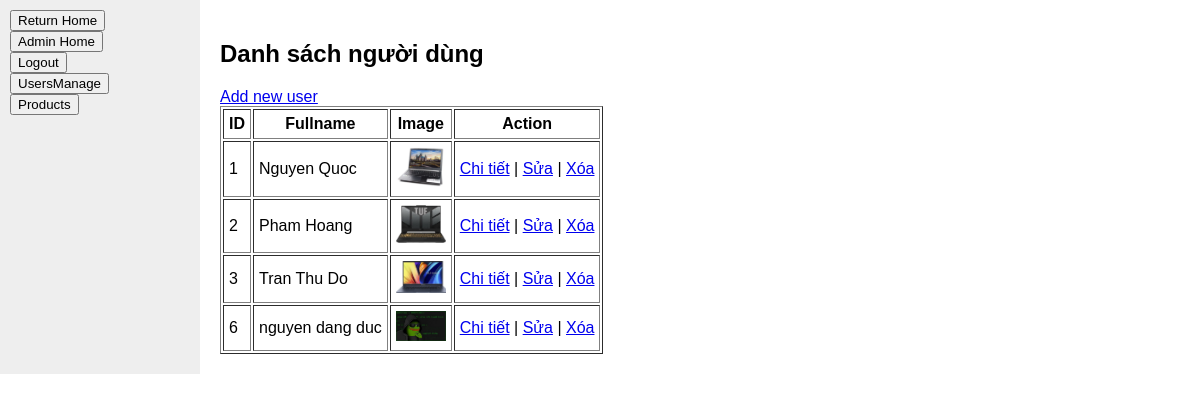
Screenshot of /admin/index.php?page=userList with the database file from the repository.
### tables this page shows
CREATE TABLE `users` (
  `id` int(11) NOT NULL,
  `username` varchar(50) NOT NULL,
  `password` varchar(255) NOT NULL,
  `fullname` varchar(100) DEFAULT NULL,
  `birthday` date DEFAULT NULL,
  `address` text DEFAULT NULL,
  `image` varchar(255) DEFAULT NULL
);

### web/admin/users/userList.php (the view)
<?php
require_once __DIR__ . '/../../configs/database.php';
$result = mysqli_query($conn, "SELECT * FROM users");
?>
<h2>Danh sách người dùng</h2>
<a href="index.php?page=userAdd">Add new user</a>
<table border="1" cellpadding="5">
    <tr>
        <th>ID</th>
        <th>Fullname</th>
        <th>Image</th>
        <th>Action</th>
    </tr>
    <?php while($row = mysqli_fetch_assoc($result)): ?>
    <tr>
        <td><?= $row['id'] ?></td>
        <td><?= htmlspecialchars($row['fullname']) ?></td>
        <td>
            <?php if ($row['image']): ?>
                <img src="<?= htmlspecialchars($row['image']) ?>" width="50">
            <?php endif; ?>
        </td>
        <td>
            <a href="index.php?page=userDetail&id=<?= $row['id'] ?>">Chi tiết</a> |
            <a href="index.php?page=userEdit&id=<?= $row['id'] ?>">Sửa</a> |
            <a href="index.php?page=userDelete&id=<?= $row['id'] ?>" onclick="return confirm('Xóa user này?')">Xóa</a>
        </td>
    </tr>
    <?php endwhile; ?>
</table>

### web/style.css (style rules this page uses)
body { margin: 0; font-family: Arial, sans-serif; background: #fff; }

### rows the page displays
users: id "1", fullname "Nguyen Quoc", image (picture)
users: id "2", fullname "Pham Hoang", image (picture)
users: id "3", fullname "Tran Thu Do", image (picture)
users: id "6", fullname "nguyen dang duc", image (picture)
